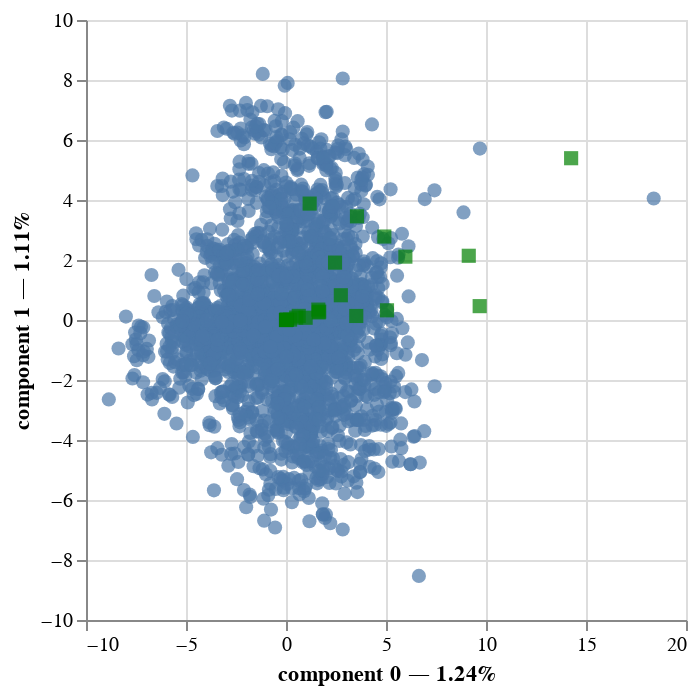

The notebook cell saved with this chart:
### Code cell
famd.plot(
    CA_data.iloc[:,:-1],
    x_component=0,
    y_component=1
)

### Figure 1 — Vega-Lite specification as saved in the notebook (floating-point values rounded to 4 significant figures; data arrays with more than 128 entries replaced by an {"elided": "..."} marker saying what was removed)
{"config": {"view": {"continuousWidth": 300, "continuousHeight": 300}}, "layer": [{"data": {"name": "data-7193c70e32bfbe3616e7fdd89e8ce064"}, "mark": {"type": "circle", "size": 50}, "encoding": {"tooltip": [{"field": "index", "type": "quantitative"}, {"field": "component 0", "type": "quantitative"}, {"field": "component 1", "type": "quantitative"}], "x": {"axis": {"title": "component 0 — 1.24%"}, "field": "component 0", "scale": {"zero": false}, "type": "quantitative"}, "y": {"axis": {"title": "component 1 — 1.11%"}, "field": "component 1", "scale": {"zero": false}, "type": "quantitative"}}, "name": "view_3"}, {"data": {"name": "data-224f4b623dffa4bd2bcc62771a44eb82"}, "mark": {"type": "square", "color": "green", "size": 50}, "encoding": {"tooltip": [{"field": "variable", "type": "nominal"}], "x": {"field": "component 0", "scale": {"zero": false}, "type": "quantitative"}, "y": {"field": "component 1", "scale": {"zero": false}, "type": "quantitative"}}}], "params": [{"name": "param_3", "select": {"type": "interval", "encodings": ["x", "y"]}, "bind": "scales", "views": ["view_3"]}], "$schema": "https://vega.github.io/schema/vega-lite/v5.20.1.json", "datasets": {"data-7193c70e32bfbe3616e7fdd89e8ce064": {"elided": "2447 records"}, "data-224f4b623dffa4bd2bcc62771a44eb82": [{"variable": "unemployment_rate", "component 0": 5.968, "component 1": 2.112, "component 2": 0.1178, "component 3": 0.2466, "component 4": 0.4987, "component 5": 0.6008, "component 6": 0.01062, "component 7": 0.1093, "component 8": 0.1185, "component 9": 0.09802, "label": "unemployment_rate"}, {"variable": "income_household_median", "component 0": 9.138, "component 1": 2.141, "component 2": 0.03116, "component 3": 0.3814, "component 4": 0.001976, "component 5": 0.2905, "component 6": 0.0752, "component 7": 0.2767, "component 8": 0.01302, "component 9": 0.01045, "label": "income_household_median"}, {"variable": "disabled", "component 0": 1.183, "component 1": 3.88, "component 2": 0.07266, "component 3": 0.801, "component 4": 0.0463, "component 5": 0.7063, "component 6": 0.326, "component 7": 0.0222, "component 8": 0.4343, "component 9": 0.02859, "label": "disabled"}, {"variable": "limited_english", "component 0": 3.513, "component 1": 0.1343, "component 2": 1.089, "component 3": 0.2609, "component 4": 2.634, "component 5": 0.1058, "component 6": 0.0745, "component 7": 0.2412, "component 8": 0.6912, "component 9": 0.001151, "label": "limited_english"}, {"variable": "health_uninsured", "component 0": 9.684, "component 1": 0.462, "component 2": 0.2483, "component 3": 0.03342, "component 4": 0.05255, "component 5": 0.1478, "component 6": 1.172, "component 7": 0.2656, "component 8": 0.00302, "component 9": 0.01585, "label": "health_uninsured"}, {"variable": "Ozone", "component 0": 5.05, "component 1": 0.323, "component 2": 0.08285, "component 3": 0.002138, "component 4": 0.1161, "component 5": 0.1369, "component 6": 0.02508, "component 7": 0.03456, "component 8": 0.5039, "component 9": 0.5963, "label": "Ozone"}, {"variable": "N02", "component 0": 2.452, "component 1": 1.913, "component 2": 0.8322, "component 3": 0.3024, "component 4": 0.04927, "component 5": 0.656, "component 6": 0.4236, "component 7": 0.0004157, "component 8": 1.302, "component 9": 2.379e-05, "label": "N02"}, {"variable": "bc_desc_right", "component 0": 0.5093, "component 1": 0.08017, "component 2": 0.6305, "component 3": 0.0529, "component 4": 0.03795, "component 5": 0.03594, "component 6": 0.05843, "component 7": 0.09447, "component 8": 0.02056, "component 9": 0.003859, "label": "bc_desc_right"}, {"variable": "bc_desc_left", "component 0": 0.04579, "component 1": 0.01145, "component 2": 0.6529, "component 3": 0.007597, "component 4": 0.0002372, "component 5": 0.1295, "component 6": 0.1717, "component 7": 0.02987, "component 8": 0.0005964, "component 9": 0.09521, "label": "bc_desc_left"}, {"variable": "bc_desc_site", "component 0": 0.002288, "component 1": 0.007314, "component 2": 1.008, "component 3": 0.01351, "component 4": 0.3235, "component 5": 0.05391, "component 6": 6.987e-05, "component 7": 0.3546, "component 8": 0.162, "component 9": 0.0004787, "label": "bc_desc_site"}, {"variable": "bc_desc_unspecified", "component 0": 1.616, "component 1": 0.3465, "component 2": 0.7156, "component 3": 0.2618, "component 4": 0.03857, "component 5": 0.8093, "component 6": 0.1405, "component 7": 0.1281, "component 8": 0.04972, "component 9": 0.07906, "label": "bc_desc_unspecified"}, {"variable": "bc_desc_overlapping", "component 0": 0.2029, "component 1": 0.01302, "component 2": 0.1612, "component 3": 0.04673, "component 4": 0.01471, "component 5": 0.2871, "component 6": 0.02437, "component 7": 0.002828, "component 8": 0.005592, "component 9": 0.0005201, "label": "bc_desc_overlapping"}, {"variable": "bc_desc_female breast", "component 0": 0.6368, "component 1": 0.137, "component 2": 2.694, "component 3": 0.0563, "component 4": 0.2319, "component 5": 0.1023, "component 6": 0.08598, "component 7": 0.1304, "component 8": 0.079, "component 9": 0.04252, "label": "bc_desc_female breast"}, {"variable": "bc_desc_female", "component 0": 1.633, "component 1": 0.2524, "component 2": 3.178, "component 3": 0.7007, "component 4": 0.005728, "component 5": 0.6702, "component 6": 0.2649, "component 7": 0.005515, "component 8": 0.0003696, "component 9": 0.09171, "label": "bc_desc_female"}, {"variable": "bc_desc_malignant neoplasm", "component 0": 1.66, "component 1": 0.2786, "component 2": 3.296, "component 3": 0.7094, "component 4": 0.005363, "component 5": 0.6789, "component 6": 0.2796, "component 7": 0.005843, "component 8": 4.566e-05, "component 9": 0.1094, "label": "bc_desc_malignant neoplasm"}, {"variable": "bc_desc_areola", "component 0": 0.02087, "component 1": 2.412e-05, "component 2": 0.03688, "component 3": 0.4442, "component 4": 0.07208, "component 5": 0.01297, "component 6": 0.05985, "component 7": 0.0006724, "component 8": 0.008649, "component 9": 0.04579, "label": "bc_desc_areola"}, {"variable": "DiagPeriodL90D", "component 0": 0.9821, "component 1": 0.07496, "component 2": 6.232, "component 3": 0.8752, "component 4": 0.0102, "component 5": 0.01356, "component 6": 0.1866, "component 7": 0.1983, "component 8": 0.2126, "component 9": 0.03087, "label": "DiagPeriodL90D"}, {"variable": "Division", "component 0": 7.277e-32, "component 1": 1.131e-32, "component 2": 1.514e-31, "component 3": 3.903e-31, "component 4": 1.348e-32, "component 5": 1.179e-31, "component 6": 0.0, "component 7": 1.34e-30, "component 8": 1.142e-31, "component 9": 1.435e-32, "label": "Division"}, {"variable": "Region", "component 0": 7.277e-32, "component 1": 1.131e-32, "component 2": 1.514e-31, "component 3": 3.903e-31, "component 4": 1.348e-32, "component 5": 1.179e-31, "component 6": 0.0, "component 7": 1.34e-30, "component 8": 1.142e-31, "component 9": 1.435e-32, "label": "Region"}, {"variable": "metastatic_cancer_diagnosis_code", "component 0": 2.741, "component 1": 0.8248, "component 2": 1.906, "component 3": 54.53, "component 4": 10.9, "component 5": 5.63, "component 6": 6.473, "component 7": 12.6, "component 8": 6.758, "component 9": 4.163, "label": "metastatic_cancer_diagnosis_code"}, {"variable": "patient_age", "component 0": 3.549, "component 1": 3.456, "component 2": 4.636, "component 3": 61.11, "component 4": 24.11, "component 5": 9.41, "component 6": 12.99, "component 7": 17.68, "component 8": 11.71, "component 9": 5.891, "label": "patient_age"}, {"variable": "patient_zip3", "component 0": 14.26, "component 1": 5.393, "component 2": 3.977, "component 3": 11.91, "component 4": 27.85, "component 5": 10.5, "component 6": 13.35, "component 7": 14.5, "component 8": 13.7, "component 9": 6.291, "label": "patient_zip3"}, {"variable": "payer_type", "component 0": 4.916, "component 1": 2.783, "component 2": 0.8815, "component 3": 1.663, "component 4": 3.986, "component 5": 3.613, "component 6": 1.88, "component 7": 2.361, "component 8": 0.9588, "component 9": 0.08786, "label": "payer_type"}]}}
